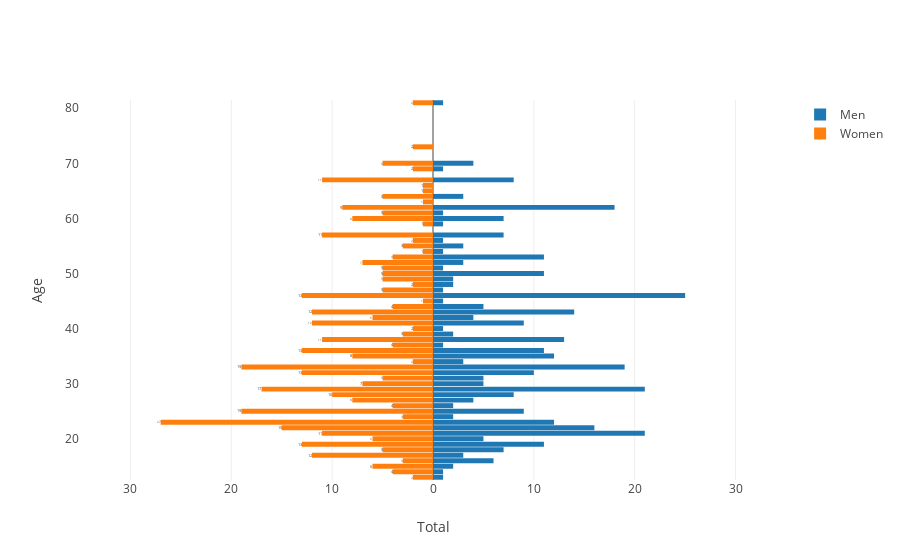

Notebook code for this chart:
### Code cell
layout3 = go.Layout(yaxis=go.layout.YAxis(title='Age'),
                   xaxis=go.layout.XAxis(
                       range=[-35, 35],
                       tickvals=[-30, -20, -10, 0, 10, 20, 30],
                       ticktext=[30, 20, 10, 0, 10, 20, 30],
                       title='Total'),
                   barmode='overlay',
                   bargap=0.1)

data3 = [go.Bar(y=data_complete_en['Age'].unique(),
               x=data_complete_en[data_complete_en['Gender']==0]['Age'].value_counts().sort_index(),
               orientation='h',
               name='Men',
               hoverinfo='x',
               # marker=dict(color='powderblue')
               ),
        go.Bar(y=data_complete_en['Age'].unique(),
               x=-data_complete_en[data_complete_en['Gender']==1]['Age'].value_counts().sort_index(),
               orientation='h',
               name='Women',
               text=data_complete_en[data_complete_en['Gender']==1]['Age'].value_counts().sort_index(),
               hoverinfo='text',
               # marker=dict(color='seagreen')
               )]

fig3 = go.Figure(data=data3, layout=layout3)
iplot(fig3)
plt.show()

### Figure 1 — Plotly figure (JSON) as saved in the notebook; plotly's stock layout.template omitted (floating-point values rounded to 4 significant figures)
{"data": [{"hoverinfo": "x", "name": "Men", "orientation": "h", "type": "bar", "uid": "b3b66fae-670a-4323-9fa2-9ce3ec058760", "x": [1, 18, 8, 5, 2, 5, 5, 4, 10, 7, 12, 12, 9, 16, 19, 25, 21, 21, 11, 13, 11, 14, 9, 11, 7, 8, 11, 5, 4, 7, 4, 3, 2, 3, 6, 1, 2, 1, 2, 3, 1, 3, 3, 1, 2, 1, 1, 1, 1, 2, 1, 1, 1, 1], "y": [37, 62, 28, 31, 24, 20, 30, 42, 32, 60, 35, 23, 41, 22, 33, 46, 21, 29, 36, 38, 19, 43, 25, 50, 57, 67, 53, 44, 70, 18, 27, 64, 15, 17, 16, 14, 48, 51, 26, 34, 61, 55, 52, 47, 39, 45, 13, 81, 40, 49, 56, 59, 54, 69, 65, 63, 66, 73, 71, 68, 58, 78]}, {"hoverinfo": "text", "name": "Women", "orientation": "h", "text": [4, 9, 10, 5, 3, 6, 7, 6, 13, 8, 8, 27, 12, 15, 19, 13, 11, 17, 13, 11, 13, 12, 19, 5, 11, 11, 4, 4, 5, 5, 8, 5, 6, 12, 3, 4, 2, 5, 4, 2, 5, 3, 7, 5, 3, 1, 2, 2, 2, 5, 2, 1, 1, 2, 1, 1, 1, 2], "type": "bar", "uid": "7adf858c-e72e-49ed-92d6-19bdae8d7106", "x": [-4, -9, -10, -5, -3, -6, -7, -6, -13, -8, -8, -27, -12, -15, -19, -13, -11, -17, -13, -11, -13, -12, -19, -5, -11, -11, -4, -4, -5, -5, -8, -5, -6, -12, -3, -4, -2, -5, -4, -2, -5, -3, -7, -5, -3, -1, -2, -2, -2, -5, -2, -1, -1, -2, -1, -1, -1, -2], "y": [37, 62, 28, 31, 24, 20, 30, 42, 32, 60, 35, 23, 41, 22, 33, 46, 21, 29, 36, 38, 19, 43, 25, 50, 57, 67, 53, 44, 70, 18, 27, 64, 15, 17, 16, 14, 48, 51, 26, 34, 61, 55, 52, 47, 39, 45, 13, 81, 40, 49, 56, 59, 54, 69, 65, 63, 66, 73, 71, 68, 58, 78]}], "layout": {"bargap": 0.1, "barmode": "overlay", "xaxis": {"range": [-35, 35], "ticktext": [30, 20, 10, 0, 10, 20, 30], "tickvals": [-30, -20, -10, 0, 10, 20, 30], "title": {"text": "Total"}}, "yaxis": {"title": {"text": "Age"}}}}
